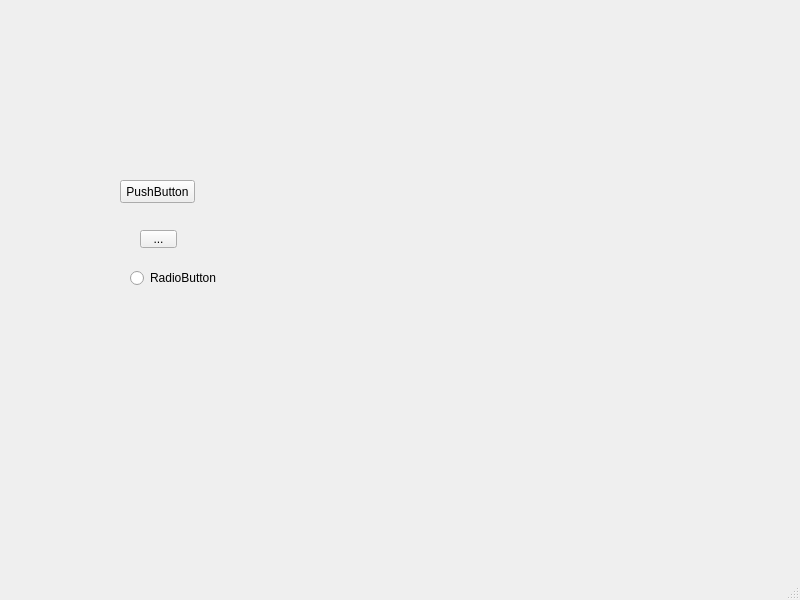
<?xml version="1.0" encoding="UTF-8"?>
<ui version="4.0">
 <class>MainWindow</class>
 <widget class="QMainWindow" name="MainWindow">
  <property name="geometry">
   <rect>
    <x>0</x>
    <y>0</y>
    <width>800</width>
    <height>600</height>
   </rect>
  </property>
  <property name="windowTitle">
   <string>MainWindow</string>
  </property>
  <widget class="QWidget" name="centralwidget">
   <widget class="QPushButton" name="pushButton">
    <property name="geometry">
     <rect>
      <x>120</x>
      <y>180</y>
      <width>75</width>
      <height>23</height>
     </rect>
    </property>
    <property name="text">
     <string>PushButton</string>
    </property>
   </widget>
   <widget class="QToolButton" name="toolButton">
    <property name="geometry">
     <rect>
      <x>140</x>
      <y>230</y>
      <width>37</width>
      <height>18</height>
     </rect>
    </property>
    <property name="text">
     <string>...</string>
    </property>
   </widget>
   <widget class="QRadioButton" name="radioButton">
    <property name="geometry">
     <rect>
      <x>130</x>
      <y>270</y>
      <width>89</width>
      <height>16</height>
     </rect>
    </property>
    <property name="text">
     <string>RadioButton</string>
    </property>
   </widget>
  </widget>
  <widget class="QMenuBar" name="menubar">
   <property name="geometry">
    <rect>
     <x>0</x>
     <y>0</y>
     <width>800</width>
     <height>23</height>
    </rect>
   </property>
  </widget>
  <widget class="QStatusBar" name="statusbar"/>
 </widget>
 <resources/>
 <connections/>
</ui>
